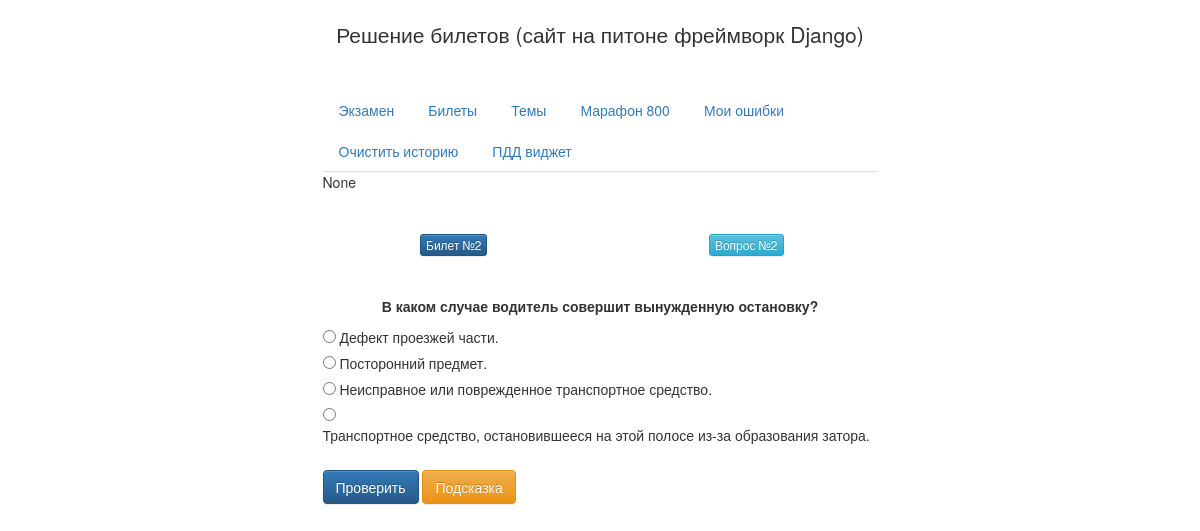
The app's page /tickets/2/ with its own data.
### tickets/models.py (models this page shows, shortened)
class Question(models.Model):
    ticket = models.ForeignKey(Ticket,
        related_name='questions',
        on_delete = models.CASCADE,
        )
    theme = models.ForeignKey(Theme,
        related_name='questions',
        on_delete = models.CASCADE,
        )
    image = models.ImageField(upload_to='tickets_img/',
                                blank=True, null=True, default=None,)
    question = models.CharField(max_length = 1000,)

class Ticket(models.Model):
    tick_number = models.IntegerField()
    drive_category = models.CharField(max_length = 500, choices = DRIVE_CATEGORY,)

class Choice(models.Model):
    question = models.ForeignKey(Question,
        related_name='choice_set',
        on_delete = models.CASCADE,
        )
    choice_text = models.CharField(max_length=1000)
    choice_status = models.BooleanField(default = False)

### tickets/views.py (the view)
# urls.py: url(r'^(?P<pk>[\d-]+)/$', QuestionDetailView.as_view(), name='question_detail'),
class QuestionDetailView(DetailView):
    model = Question
    template_name = 'tickets/question_detail.html'
    context_object_name = 'question'
    def get_context_data(self, *args, **kwargs):
        context = super(QuestionDetailView, self).get_context_data(*args, **kwargs)
        stars = Stars( self.request )
        context['stars'] = stars.stars
        nav_tab = self.request.session.get('nav_tab')
        context['nav_tab'] = nav_tab
        if nav_tab == 'ticket':
            qs = self.object.ticket.questions.all()
        elif nav_tab == 'theme':
            qs = self.object.theme.questions.all()
        else:
            errors = ErrorsPdd(self.request)
            qs = errors.errors.keys()
        n = len(qs) - len(stars.stars)
        context['grey_stars'] = [None for i in range(n)]
        return context

### tickets/templates/tickets/question_detail.html (shortened to what this page needs)
{% extends "base/__base.html" %}
{% block progressbar %}
{% include 'base/includes/_star_progress_bar.html' %}
{% endblock progressbar %}
{% block content %}
<br>
	<div class="row">
	<div class="col-xs-6 text-center"><button type="button" class="btn btn-primary btn-xs">Билет №{{ question.ticket.id }}</button></div>
	<div class="col-xs-6 text-center"><button type="button" class="btn btn-info btn-xs">Вопрос №{{ question.id }}</button></div>
	</div>
	<br>
	<br>
	<p class="text-center"><strong>{{ question.question }}</strong></p>
	<form action="{% url 'tickets:pdddataAdd' question.id %}" method="post">
	{% for choice in question.choice_set.all %}
	   <input class="pdd-ticket-input {% if choice.choice_status %}right-ans{% else %}wrong-ans{% endif %}" id="choice{{ forloop.counter }}" type="radio" name="choice" value="{{ choice.id }}" />
	    <label class="pdd-label {% if choice.choice_status %}right-ans{% else %}wrong-ans{% endif %}" for="choice{{ forloop.counter }}">{{ choice.choice_text }}</label><br />
	{% endfor %}
	<br>
		<input class="btn btn-primary pdd-pass-button" type="button" value="Проверить">
		<input class="btn btn-warning" type="button" value="Подсказка">
	</form>
{% endblock content %}

### static/css/pdd-css.css (style rules this page uses)
.pdd-label { font-weight: 400; display: inline-table; }

### records on screen
Question: ticket.id "2", id "2", question "В каком случае водитель совершит вынужденную остановку?"
Choice: choice_status "☐ Дефект проезжей части.", choice_text "Дефект проезжей части."
Choice: choice_status "☐ Посторонний предмет.", choice_text "Посторонний предмет."
Choice: choice_status "☐ Неисправное или поврежденное т", choice_text "Неисправное или поврежденное транспортное средство."
Choice: choice_status "☐ Транспортное средство, останов", choice_text "Транспортное средство, остановившееся на этой полосе из-за образования затора."

### other values on screen
{{ nav_tab }} "None"
